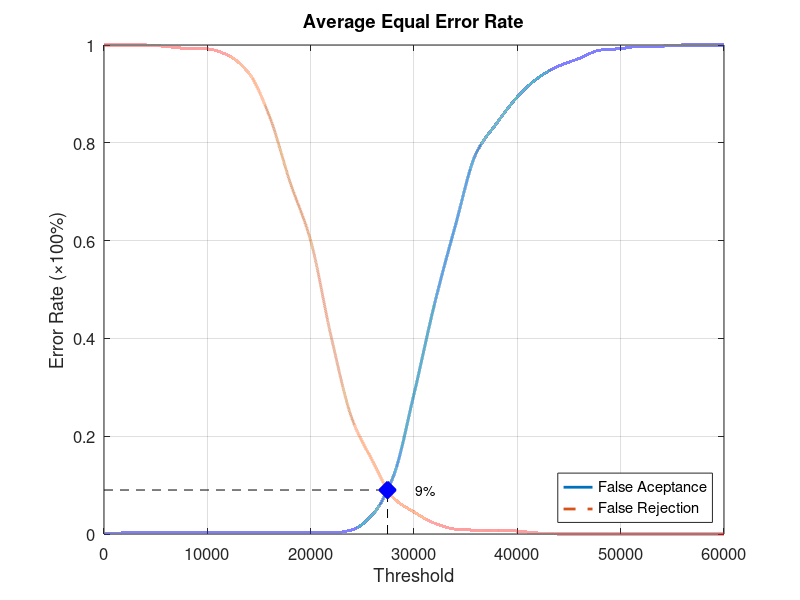
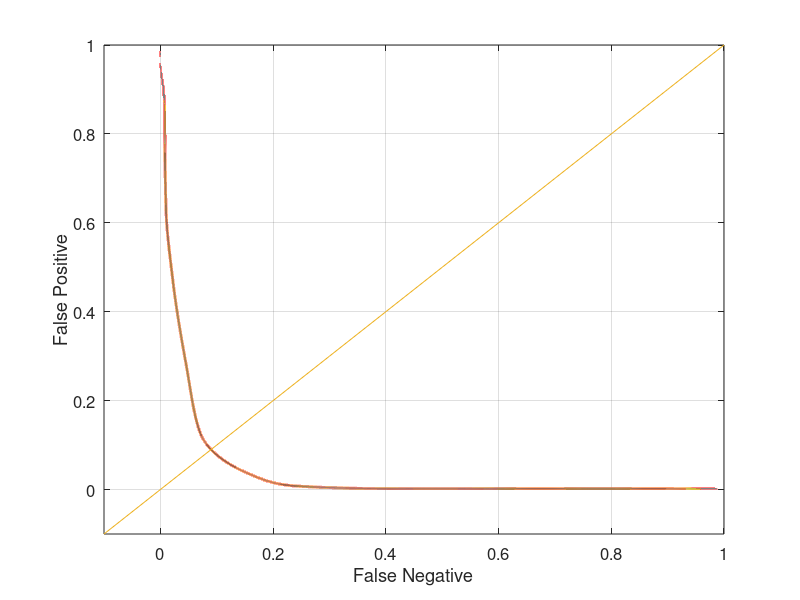

These figures' MATLAB source, in order:
function yEER = Database2Average
close all;
clear;
clc;
x = 0:2000:60000;
xq = 0:0.5:60000;

y0 = [0 0.00210526 0.00210526 0.00210526 0.00210526 0.00210526 0.00210526 0.00210526 0.00210526 0.00210526 0.00210526 0.00210526 0.00842105 0.04 0.117895 0.286316 0.471579 0.630526 0.777895 0.84 0.893684 0.932632 0.956842 0.972632 0.989474 0.992632 0.997895 0.997895 1 1 1];
yy0 = interp1(x, y0, xq, 'pchip');
y1 = [1 1 1 0.997 0.993 0.992 0.979 0.943 0.855 0.72 0.6 0.402 0.236 0.149 0.074 0.045 0.022 0.01 0.008 0.008 0.006 0.002 0 0 0 0 0 0 0 0 0];
yy1 = interp1(x, y1, xq, 'pchip');

% Calculating EER: 
y2 = abs(y0 - y1);
find(y2 == min(y2))
yy2 = abs(yy0 - yy1);
xEER = find(yy2 == min(yy2));
xEERIndex = xq(xEER) % X-axis EER
yEER = yy0(xEER) % Y-axis EER

main = figure
plot(xq, yy0,'-','LineWidth', 2);	hold on
plot(xq, yy1,'--','LineWidth', 2);	hold on
plot([xEERIndex xEERIndex], [0 yEER], 'k--');	hold on
plot([0 xEERIndex], [yEER yEER], 'k--');	hold on
plot(xEERIndex, yEER, 'bx', 'LineWidth', 10);	hold on
text(xEERIndex + 10 * xEERIndex / 100, yEER, [num2str(round((10000 * yEER)) / 100) '%'])
legend('False Aceptance', 'False Rejection', 'Location', 'SouthEast')
xlabel('Threshold')
ylabel('Error Rate (\times100%)')
title('Average Equal Error Rate')
set(gca, 'FontSize', 12)
axis([0 60000 0 1])
grid on

print(main, 'Database2AverageMain', '-dpng');
FNRxFPR = figure('Color', [1 1 1]);
plot(yy1, yy0, '-', yy1, yy0, 'LineWidth', 2);
hold on
y = -0.1:0.1:1
plot(y, y); 
set(gca, 'FontSize', 12)
xlabel('False Negative')
ylabel('False Positive')
axis([-0.1 1 -0.1 1])
set(gca, 'FontSize', 12)
grid on

print(FNRxFPR, 'Database2AverageFNRxFPR','-dpng');
end
